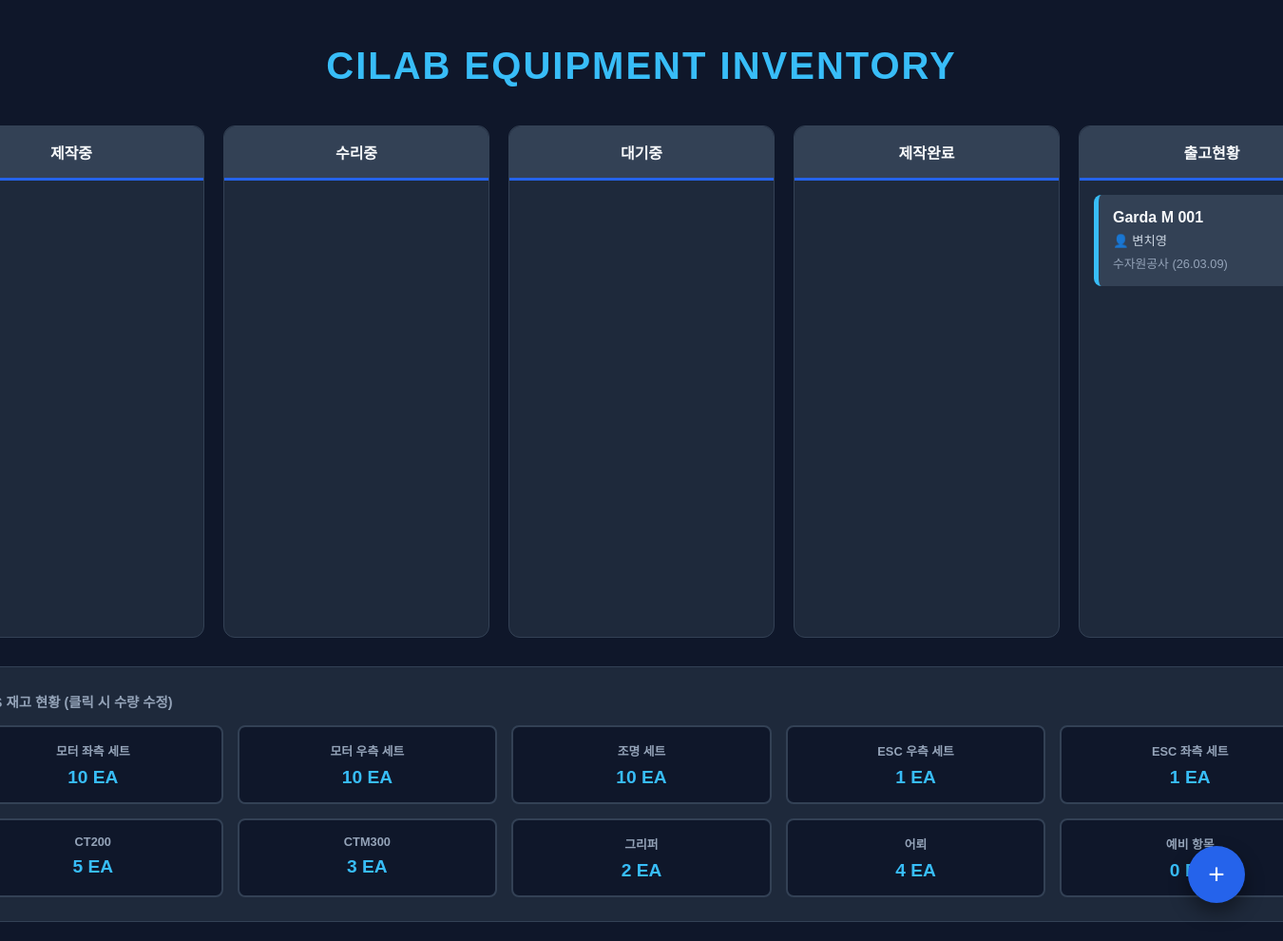
The page / on the database its author committed.
### app.py (models this page shows)
class Equipment(db.Model):
    id = db.Column(db.Integer, primary_key=True)
    status = db.Column(db.String(20), nullable=False)
    name = db.Column(db.String(100), nullable=False)
    manager = db.Column(db.String(50), nullable=True)
    note = db.Column(db.Text, nullable=True)

class Part(db.Model):
    id = db.Column(db.Integer, primary_key=True)
    name = db.Column(db.String(50), nullable=False)
    quantity = db.Column(db.Integer, default=0)

### app.py (the view)
@app.route('/')
def dashboard():
    return render_template('dashboard.html', items=Equipment.query.all(), parts=Part.query.all())

### templates/dashboard.html (shortened to what this page needs)
<!DOCTYPE html>
<html lang="ko">
<head>
</head>
<body>
    <div class="main-wrapper">
        <h1 class="title">CILAB EQUIPMENT INVENTORY</h1>
        <div class="kanban-container">
            {% for status in ["제작중", "수리중", "대기중", "제작완료", "출고현황"] %}
            <div class="card">
                <h3>{{ status }}</h3>
                <div class="card-body" id="{{ status }}" ondragover="allowDrop(event)" ondrop="drop(event)">
                    {% for item in items if item.status == status %}
                    <div class="item-card" draggable="true" ondragstart="drag(event)" id="{{ item.id }}" onclick="openEditModal('{{ item.id }}', '{{ item.name }}', '{{ item.manager }}', '{{ item.note }}', '{{ item.status }}')">
                        <strong>{{ item.name }}</strong>
                        <small style="display:block; margin-top:5px; color:#cbd5e1;">👤 {{ item.manager }}</small>
                        <small style="display:block; color: #94a3b8; font-size: 0.8rem; margin-top:5px;">{{ item.note }}</small>
                    </div>
                    {% endfor %}
                </div>
            </div>
            {% endfor %}
        </div>
        <div class="inventory-section">
            <h4>📦 AS 재고 현황 (클릭 시 수량 수정)</h4>
            <div class="inventory-bar">
                {% for part in parts %}
                <div class="inventory-item" onclick="editPart('{{ part.id }}', '{{ part.name }}', '{{ part.quantity }}')">
                    <label>{{ part.name }}</label>
                    <span>{{ part.quantity }} EA</span>
                </div>
                {% endfor %}
            </div>
        </div>
    </div>
    <div class="add-btn" onclick="openAddModal()">+</div>
</body>
</html>

### templates/dashboard.html (style rules this page uses)
body { background: #0f172a; color: #f8fafc; font-family: sans-serif; margin: 0; padding: 20px; display: flex; flex-direction: column; align-items: center; }
.main-wrapper { width: 1480px; display: flex; flex-direction: column; gap: 30px; }
.title { text-align: center; color: #38bdf8; font-size: 2.5rem; margin-bottom: 10px; font-weight: bold; letter-spacing: 2px; }
.kanban-container { display: flex; gap: 20px; justify-content: space-between; }
.card { background: #1e293b; border-radius: 12px; width: 280px; border: 1px solid #334155; }
.card h3 { text-align: center; padding: 15px; margin: 0; background: #334155; border-radius: 12px 12px 0 0; border-bottom: 3px solid #2563eb; font-size: 1rem; }
.card-body { padding: 15px; min-height: 450px; }
.item-card { background: #334155; padding: 15px; margin-bottom: 12px; border-radius: 8px; position: relative; cursor: pointer; border-left: 5px solid #38bdf8; transition: 0.2s; }
.inventory-section { background: #1e293b; padding: 25px; border-radius: 12px; border: 1px solid #334155; width: 100%; box-sizing: border-box; }
.inventory-section h4 { margin: 0 0 15px 0; color: #94a3b8; font-size: 0.9rem; }
.inventory-bar { display: grid; grid-template-columns: repeat(5, 1fr); gap: 15px; }
.inventory-item { text-align: center; padding: 15px 10px; background: #0f172a; border-radius: 8px; border: 2px solid #334155; cursor: pointer; transition: 0.2s; }
.inventory-item label { display: block; font-size: 0.8rem; color: #94a3b8; margin-bottom: 8px; font-weight: bold; }
.inventory-item span { font-size: 1.2rem; font-weight: bold; color: #38bdf8; }
.add-btn { position: fixed; right: 40px; bottom: 40px; width: 60px; height: 60px; border-radius: 50%; background: #2563eb; color: white; display: flex; align-items: center; justify-content: center; font-size: 30px; cursor: pointer; box-shadow: 0 10px 20px rgba(0,0,0,0.4); }

### rows shown on the page
Equipment: name "Garda M 001", manager "변치영", note "수자원공사 (26.03.09)"
Part: name "모터 좌측 세트", quantity "10"
Part: name "모터 우측 세트", quantity "10"
Part: name "조명 세트", quantity "10"
Part: name "ESC 우측 세트", quantity "1"
Part: name "ESC 좌측 세트", quantity "1"
Part: name "CT200", quantity "5"
Part: name "CTM300", quantity "3"
Part: name "그리퍼", quantity "2"
Part: name "어뢰", quantity "4"
Part: name "예비 항목", quantity "0"

### other values the page prints
{{ status }} "제작중" "수리중" "대기중" "제작완료" "출고현황"
